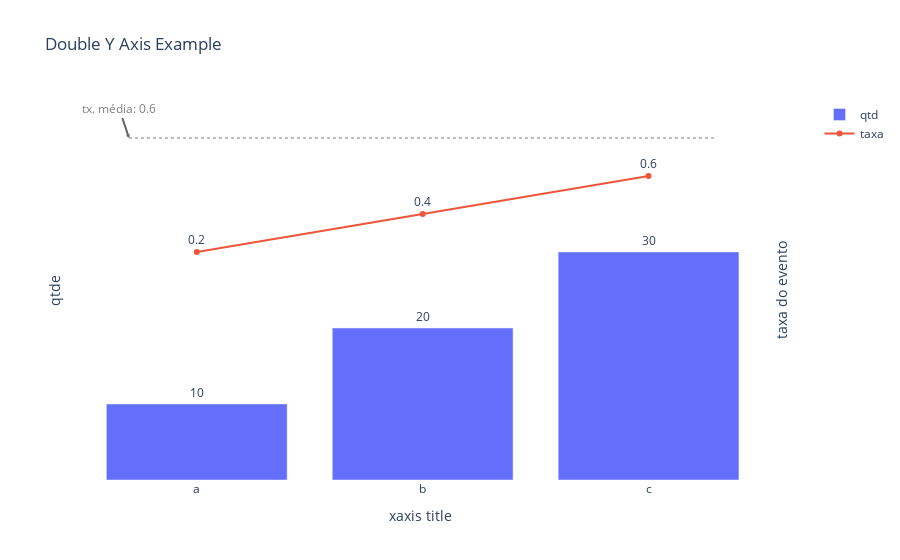

The cell this chart's notebook holds for it:
### Markdown cell above
# Barplot and lines

### Code cell
teste= pd.DataFrame({
    'classe' : ['a', 'b', 'c'],
    'qtd' : [10,20,30],
    'rate' : [0.2, 0.4, 0.6],
    'rate_mean' : [0.3, 0.3, 0.3]
    
})
import plotly.graph_objects as go
from plotly.subplots import make_subplots
fig = make_subplots(specs=[[{"secondary_y": True}]])

# Add traces
fig.add_trace(
    go.Bar(x=teste['classe'], y=teste['qtd'], name="qtd", text = teste['qtd'], textposition='outside' ),
    secondary_y=False,
)

fig.add_trace(
    go.Scatter(x=teste['classe'], y=teste['rate'], name="taxa", text = teste['rate'], 
               mode = 'lines+markers+text',
               textposition='top center'),
    secondary_y=True,
)

fig.add_shape(
        # Line Horizontal
            type="line",
            x0=-0.3,
            y0=45,
            x1=2.3,
            y1=45,
            line=dict(
                color="gray",
                width=1,
                dash="dot",
            ),
    secondary_y=True
    )

fig.add_annotation(
        x=-0.3,
        y=45,
        xref="x",
        yref="y",
        text="tx. média: 0.6",
        showarrow=True,
        font=dict(
            #family="Courier New, monospace",
            #size=16,
            color="gray"
            ),
        align="center",
        arrowhead=5,
        arrowsize=0.3,
        arrowwidth=2,
        arrowcolor="#636363",
        )

fig.update_layout(
    title_text="Double Y Axis Example",
    plot_bgcolor='white'
 
)
# Set x-axis title
fig.update_xaxes(title_text="xaxis title")

# Set y-axes titles
fig.update_yaxes(title_text="qtde", secondary_y=False)
fig.update_yaxes(title_text="taxa do evento", secondary_y=True)
fig['layout']['yaxis1'].update(showticklabels=False,range = [0, 50],autorange=False)
fig['layout']['yaxis2'].update(showticklabels=False,range = [-1, 1],autorange=False)

fig.show()

### Figure 1 — Plotly figure (JSON) as saved in the notebook; plotly's stock layout.template omitted (floating-point values rounded to 4 significant figures)
{"data": [{"name": "qtd", "text": [10, 20, 30], "textposition": "outside", "type": "bar", "x": ["a", "b", "c"], "xaxis": "x", "y": [10, 20, 30], "yaxis": "y"}, {"mode": "lines+markers+text", "name": "taxa", "text": [0.2, 0.4, 0.6], "textposition": "top center", "type": "scatter", "x": ["a", "b", "c"], "xaxis": "x", "y": [0.2, 0.4, 0.6], "yaxis": "y2"}], "layout": {"annotations": [{"align": "center", "arrowcolor": "#636363", "arrowhead": 5, "arrowsize": 0.3, "arrowwidth": 2, "font": {"color": "gray"}, "showarrow": true, "text": "tx. média: 0.6", "x": -0.3, "xref": "x", "y": 45, "yref": "y"}], "plot_bgcolor": "white", "shapes": [{"line": {"color": "gray", "dash": "dot", "width": 1}, "type": "line", "x0": -0.3, "x1": 2.3, "y0": 45, "y1": 45}], "title": {"text": "Double Y Axis Example"}, "xaxis": {"anchor": "y", "domain": [0, 0.94], "title": {"text": "xaxis title"}}, "yaxis": {"anchor": "x", "autorange": false, "domain": [0, 1], "range": [0, 50], "showticklabels": false, "title": {"text": "qtde"}}, "yaxis2": {"anchor": "x", "autorange": false, "overlaying": "y", "range": [-1, 1], "showticklabels": false, "side": "right", "title": {"text": "taxa do evento"}}}}
